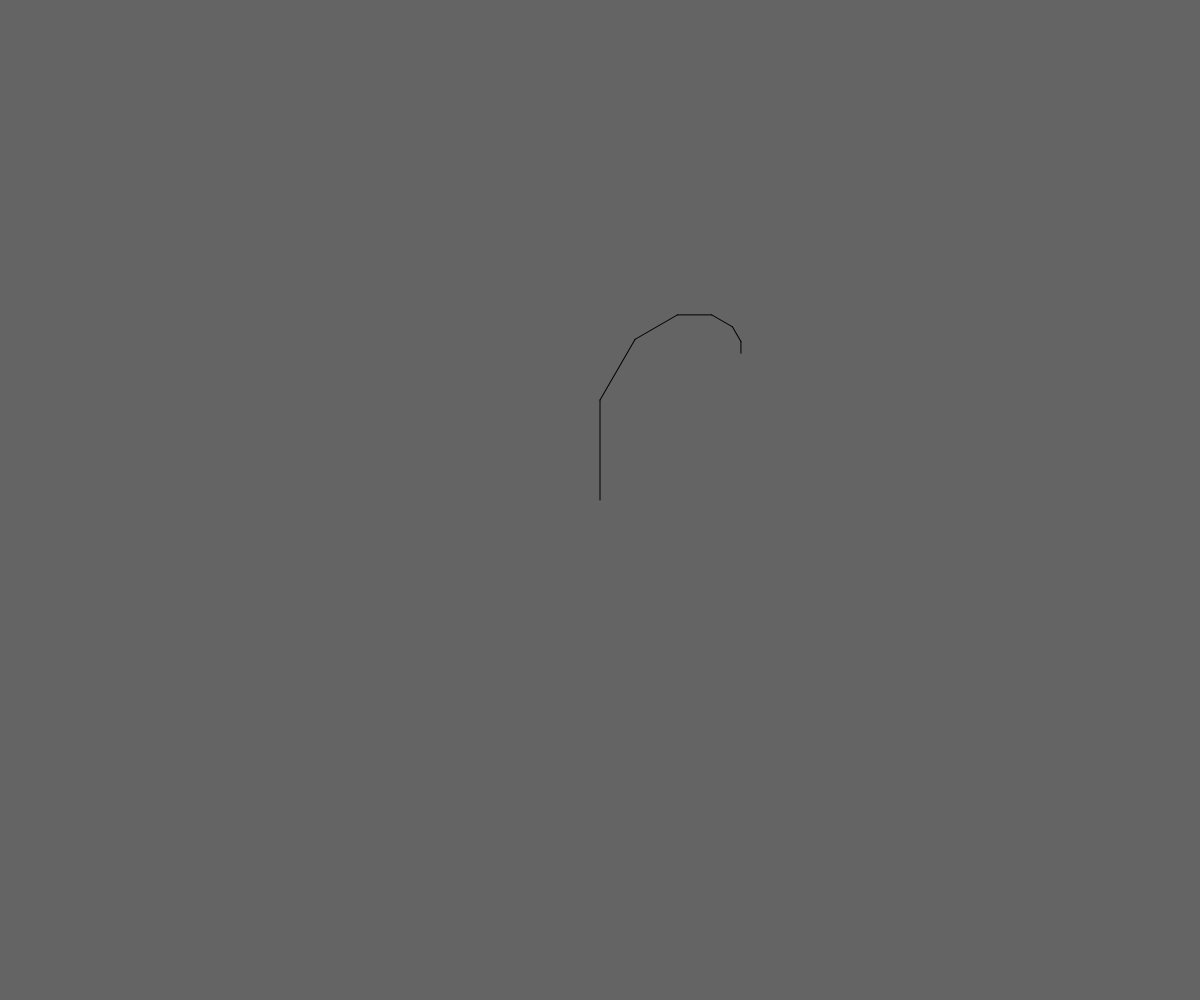
Frame 1 (no input)
Frame 2 (the mouse pressed at the canvas centre, redrawn once): identical to frame 1, image omitted

The p5.js sketch that drew this single still picture (run headless with seeded random() and noise() and a simulated clock; the mouse was pressed at the canvas centre and the sketch redrawn once):

// p5.js sketch
// ── sketch.js
function setup() {
  createCanvas(windowWidth, windowHeight);
  angleMode(DEGREES)

  noLoop()
}

function draw() {
  background(100);

  translate(width / 2, height / 2)

  branch(100)
}


function branch(len) {

  if (len > 10) {
  line(0, 0, 0, -len)
  translate(0, -len)
  rotate(30)
  branch(len * .7)
  }
}
